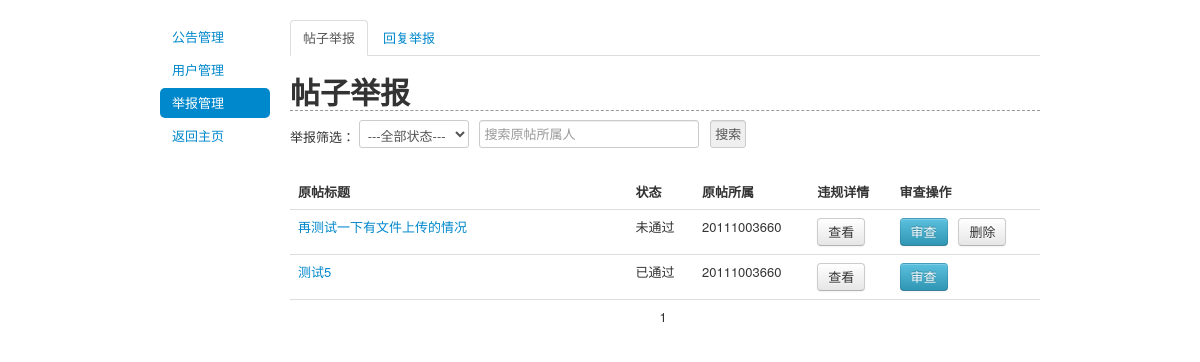
The app's page /others/item_alarm_mag.php (signed in) with its own data.
### tables this page shows
CREATE TABLE IF NOT EXISTS `item_alarm` (
  `id` bigint(100) NOT NULL AUTO_INCREMENT,
  `item_id` bigint(100) NOT NULL,
  `owner` varchar(30) NOT NULL COMMENT '原帖所属人',
  `reason` text NOT NULL,
  `status` char(2) NOT NULL DEFAULT '0' COMMENT '0未通过，1已通过',
  PRIMARY KEY (`id`),
  KEY `item_id` (`item_id`)
);

CREATE TABLE IF NOT EXISTS `item` (
  `item_id` bigint(100) NOT NULL AUTO_INCREMENT,
  `type` bigint(20) NOT NULL,
  `title` text NOT NULL,
  `content` text NOT NULL,
  `attachment` text COMMENT '默认为null，有path则取path',
  `author` varchar(30) NOT NULL,
  `time` datetime NOT NULL COMMENT '发帖时间',
  `last_modify` datetime NOT NULL,
  `status` char(2) NOT NULL DEFAULT '0' COMMENT '0代表正常，1代表不显示',
  PRIMARY KEY (`item_id`),
  KEY `author` (`author`),
  KEY `type` (`type`)
);

### others/item_alarm_mag.php (the view, shortened to what this page needs)
<?php include ("../deal/admin_check.php"); ?>
<!DOCTYPE html PUBLIC "-//W3C//DTD XHTML 1.0 Transitional//EN" "http://www.w3.org/TR/xhtml1/DTD/xhtml1-transitional.dtd">
<html xmlns="http://www.w3.org/1999/xhtml">
<head>
<link href="../style/bootstrap/css/bootstrap.min.css"  type="text/css" rel="stylesheet" />
<link href="../style/style.css" type="text/css" rel="stylesheet" />
</head>
<body>
<div id="middle">
<div id="admin_mid_left">
<ul class="nav nav-pills nav-stacked">
    <li><a href="notice_mag.php">公告管理</a></li>
    <li><a href="user_mag.php">用户管理</a></li>
    <li class="active"><a href="#">举报管理</a></li>
    <li><a href="../index.php">返回主页</a></li>
</ul>
</div>
<div id="admin_mid_right">
    <ul class="nav nav-tabs">
    <li class="active"><a href="#">帖子举报</a></li>
    <li><a href="reply_alarm_mag.php">回复举报</a></li>
    </ul>
<h1 class="border1">帖子举报
</h1>
<p>
<form action="#" method="get">
举报筛选：
<select name="status" style="width:110px;">
<option value="">---全部状态---</option>
</select>&nbsp;&nbsp;
<input type="text" name="owner" placeholder="搜索原帖所属人" />&nbsp;&nbsp;
<input type="submit" name="search_submit" value="搜索" />
</form>
</p>
<div>
<table class="table">
<thead>
<tr>
<th>原帖标题</th>
<th>状态</th>
<th>原帖所属</th>
<th>违规详情</th>
<th>审查操作</th>
</tr>
</thead>
<tbody>
<?php
$status=$_GET['status'];
$owner=$_GET['owner'];
if($status!=""){
	$sql="select * from item_alarm where status=".$status." and owner like '%".$owner."%'";
}else{
	$sql="select * from item_alarm where owner like '%".$owner."%'";
}
$perNumber=10;
$page=$_GET['page'];
if (!isset($page)) {
 $page=1;
}
$startCount=($page-1)*$perNumber;
$result=mysql_query($sql." limit $startCount,$perNumber");
while ($row=mysql_fetch_array($result)) {
?>
<tr>
<td width="45%">
<a href="item_detail.php?item_id=<?php echo $row["item_id"]; ?>">
<?php
$item_res=mysql_query("select * from item where item_id=".$row["item_id"]);
$item_list=mysql_fetch_array($item_res);
echo $item_list["title"];
?></a>
</td>
<td>
<?php
if($row["status"]=='0'){
	echo "未通过";
}else{
	echo "已通过";
}
?>
</td>
<td>
<?php echo $row["owner"]; ?>
</td>
<td>
<a class="btn" data-toggle="modal" href="#ItemModal<?php  echo $row['id']; ?>">查看</a>
	<?php
	$reason_res=mysql_query("select * from item_alarm where id=".$row["id"]);
	?></p>
</td>
<td>
<a href="item_alarm_modify.php?id=<?php echo $row['id']; ?>" class="btn btn-info">审查</a>&nbsp;&nbsp;
<?php if($row["status"]=='0'){ ?>
<a onclick="delete_alarm(<?php echo $row['id'];?>)" class="btn">删除</a>
<?php }  ?>
</td>
</tr>
<?php }
?>
<tr><td colspan="5" style="text-align:center;">
<?php echo $page."&nbsp;"; ?>
</tbody>
</table>
</div>
</div>
</body>
</html>

### style/style.css (style rules this page uses)
* { margin:0px; padding:0px; }
#middle { width:880px; margin:0 auto; padding:20px 10px; min-height:400px; }
#admin_mid_left { width:110px; float:left; }
#admin_mid_right { width:750px; float:right; }
.border1 { border-bottom:dashed 1px #999; }

### records on screen
item_alarm: item.title "再测试一下有文件上传的情况", status "未通过", owner "20111003660"
item_alarm: item.title "测试5", status "已通过", owner "20111003660"

### other values on screen
$page "1"
